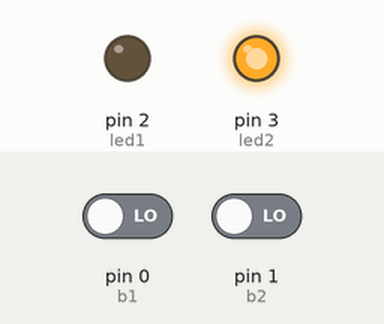
A sketch run on a simulated Arduino Uno, built with avr-gcc and run on an emulated ATmega328P. Shown: output pins drawn as LEDs (lit = HIGH). The inputs (shaded band) are chosen by the test bench; at power-on: pin 0 (b1) LOW, pin 1 (b2) LOW.

Above: at 0.1 s.
Timing chart, 0 to 1.6 s (numbered marks = the images above):
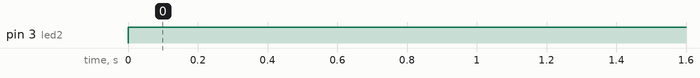

Measured:
- by itself, pin 3 (led2): LOW → HIGH at 0.00 s

The sketch:

2led.ino
```cpp
int b1=0;
int b2=1;
int led1=2;
int led2=3;
int  bu1=0;
int bu2=0;

void setup()
{
  pinMode(b1,INPUT);
  pinMode(b2,INPUT);
  pinMode(led1,OUTPUT);
  pinMode(led2,OUTPUT);

}

void loop()
{
  bu1=digitalRead(b1);
  bu2=digitalRead(b2);
  if(b1==HIGH)
  {digitalWrite(led1,HIGH);
   digitalWrite(led2,LOW);
  }

  if(b2==HIGH)
  {
    digitalWrite(led1,LOW);
    digitalWrite(led2,HIGH);
  }
  if(b1==HIGH&&b2==HIGH)
  {
     digitalWrite(led1,HIGH);
    digitalWrite(led2,HIGH);
  }
  if(b1==LOW&&b2==LOW)
  {
    digitalWrite(led1,LOW);
    digitalWrite(led2,LOW);
  }
}
```
